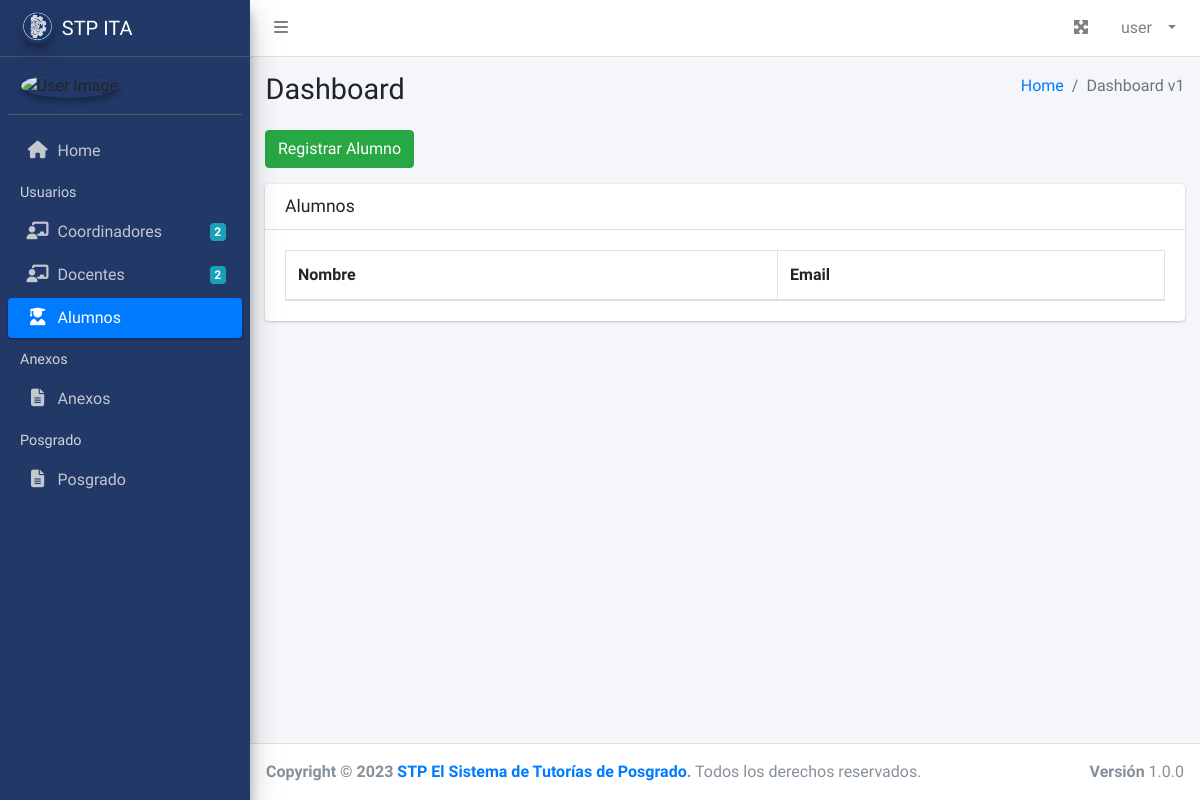
The app's page /usuarios/alumnos/, older data.
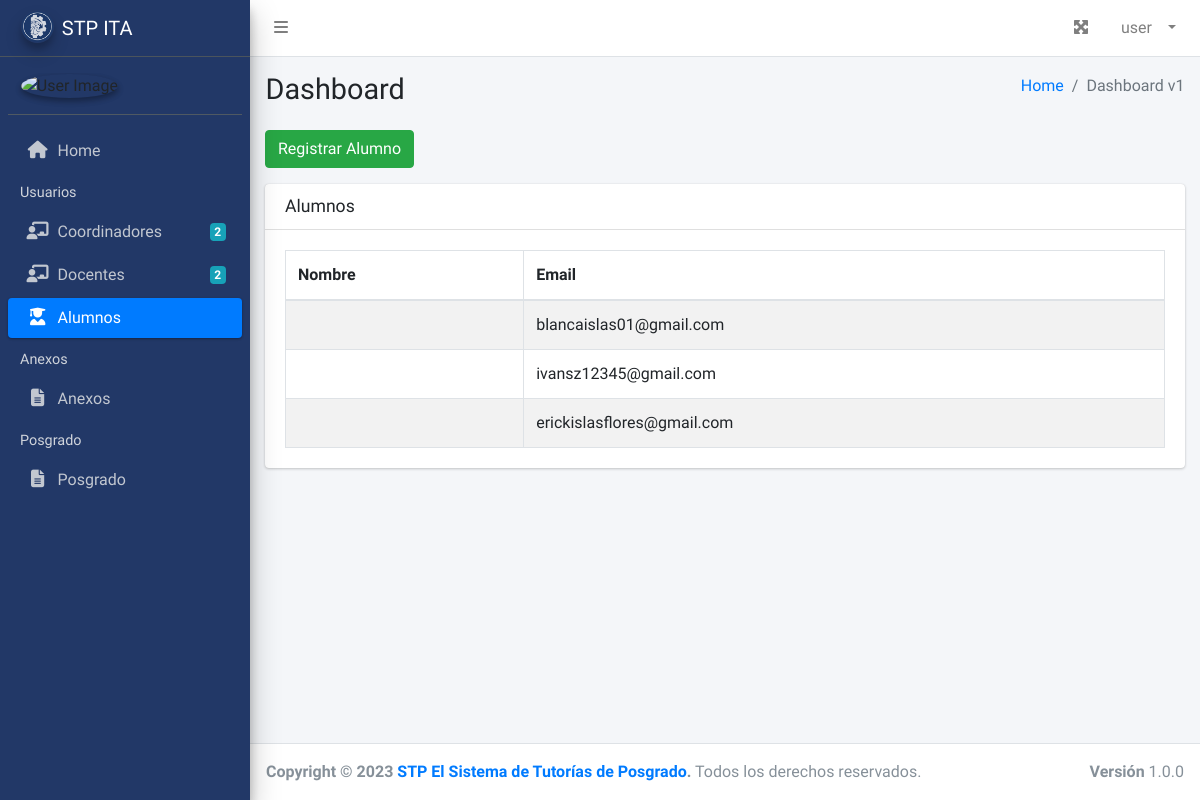
The same page, newer data.
### usuarios/models.py (models this page shows)
class CustomUser(AbstractUser):
    GENDER_CHOICES = (
        ('M', 'Hombre'),
        ('F', 'Mujer'),
    )
    gender = models.CharField(_('género'), max_length=1, choices=GENDER_CHOICES, blank=True, null=True)
    apellido_materno = models.CharField(_('apellido materno'), max_length=150, blank=True, null=True)
    posgrado = models.ForeignKey(Posgrado, on_delete=models.SET_NULL, null=True, blank=True, verbose_name="Posgrado")

### usuarios/views.py (the view)
# urls.py: path('alumnos/', AlumnosListView.as_view(), name='alumnos-list'),
class AlumnosListView(ListView):
    model = CustomUser
    template_name = 'users/alumnos_list.html'
    context_object_name = 'alumnos'
    def get_queryset(self):
        alumnos_group = Group.objects.get(name='Alumno')
        return CustomUser.objects.filter(groups=alumnos_group)
    def get_context_data(self, **kwargs):
        context = super().get_context_data(**kwargs)
        context['navbar'] = 'alumno'
        return context

### usuarios/context_processors.py (called while the page is built, shortened)
def user_info(request):
    user_info_dict = {}
    return {'user_info': user_info_dict}

def ensure_groups_exist(request):
    group_names = ["Coordinador", "Docente", "Alumno"]
    for name in group_names:
        Group.objects.get_or_create(name=name)
    return {}

def ensure_posgrados_exist(request):
    posgrados_names = [
        "Maestría en Sistemas Computacionales",
        "Maestría en Ingeniería Mecatrónica",
        "Maestría en Ingeniería Administrativa",
        "Doctorado en Ciencias de la Ingeniería"
    ]
    for name in posgrados_names:
        Posgrado.objects.get_or_create(nombre=name)
    return {}

def group_context(request):
    context = {
        'es_coordinador': request.user.groups.filter(name='Coordinador').exists(),
        'es_docente': request.user.groups.filter(name='Docente').exists(),
        'es_alumno': request.user.groups.filter(name='Alumno').exists(),
        'es_superusuario': request.user.is_superuser,  # Verificación para superusuario
    }
    return context

### usuarios/templates/users/alumnos_list.html
{% extends 'base.html' %}
{% block content %}
  <div class="container-fluid">
    <a href="{% url 'register_user' %}" class="btn btn-success">Registrar Alumno</a>
    <div class="card mt-3">
      <div class="card-header">
        <h3 class="card-title">Alumnos</h3>
      </div>
      <div class="card-body">
        <table id="tabla" class="table table-bordered table-striped">
          <thead>
            <tr>
              <th>Nombre</th>
              <th>Email</th>
            </tr>
          </thead>
          <tbody>
            {% for user in alumnos %}
            <tr>
              <td>{{ user.get_full_name }}</td>
              <td>{{ user.email }}</td>
            </tr>
            {% endfor %}
          </tbody>
        </table>
      </div>
    </div>
  </div>
{% endblock %}

### templates/base.html (shortened to what this page needs)
{% load static %}
<!DOCTYPE html>
<html lang="en">
<head>
  <link rel="stylesheet" href="{% static 'css/all.min.css' %}">
  <link rel="stylesheet" href="https://code.ionicframework.com/ionicons/2.0.1/css/ionicons.min.css">
  <link rel="stylesheet" href="{% static 'css/tempusdominus-bootstrap-4.min.css' %}">
  <link rel="stylesheet" href="{% static "css/icheck-bootstrap.min.css" %}">
  <link rel="stylesheet" href="{% static "css/jqvmap.min.css" %}">
  <link rel="stylesheet" href="{% static 'css/adminlte.min.css' %}">
  <link rel="stylesheet" href="{% static "css/OverlayScrollbars.min.css" %}">
  <link rel="stylesheet" href="{% static "css/daterangepicker.css" %}">
  <link rel="stylesheet" href="{% static "css/summernote-bs4.min.css" %}">
  <link rel="stylesheet" href="https://cdn.datatables.net/1.13.6/css/dataTables.bootstrap5.min.css">
  <link href="https://cdn.datatables.net/v/bs5/jq-3.7.0/jszip-3.10.1/dt-1.13.6/b-2.4.2/b-html5-2.4.2/b-print-2.4.2/datatables.min.css" rel="stylesheet">
  <link rel="stylesheet" href="https://cdn.datatables.net/responsive/2.5.0/css/responsive.dataTables.min.css">
</head>
<body class="hold-transition sidebar-mini layout-fixed">
<div class="wrapper">
  <nav class="main-header navbar navbar-expand navbar-white navbar-light custom-navbar">
    <ul class="navbar-nav">
      <li class="nav-item">
        <a class="nav-link" data-widget="pushmenu" href="#" role="button"><i class="fas fa-bars"></i></a>
      </li>
    </ul>
    <ul class="navbar-nav ml-auto">
      <li class="nav-item">
        <a class="nav-link" data-widget="fullscreen" href="#" role="button">
          <i class="fas fa-expand-arrows-alt"></i>
        </a>
      </li>
      <li class="nav-item dropdown no-arrow">
        <a class="nav-link dropdown-toggle" href="#" id="userDropdown" role="button"
            data-toggle="dropdown" aria-haspopup="true" aria-expanded="false">
            <span class="mr-2 d-none d-lg-inline text-gray-600 ">                {{ user.username|default:"user" }}
            </span>
        </a>
    </li>
    </ul>
  </nav>
  <aside class="main-sidebar sidebar-dark-primary elevation-4 custom-sidebar">
    <a href="{% url "home" %}" class="brand-link">
      <img src="{% static 'img/tecnm.png' %}" alt="AdminLTE Logo" class="brand-image img-circle elevation-3" style="opacity: .8">
      <span class="brand-text font-weight-light">STP ITA</span>
    </a>
    <div class="sidebar">
      <div class="user-panel mt-3 pb-3 mb-3 d-flex">
        <div class="image">
          <img src="{% static 'img/user.png' %}" class="img-circle elevation-2" alt="User Image">
        </div>
        <div class="info">
        </div>
      </div>
      <nav class="mt-2">
        <ul class="nav nav-pills nav-sidebar flex-column" data-widget="treeview" role="menu" data-accordion="false">
            <li class="nav-item">
                <a href="{% url 'home' %}" class="nav-link {% if navbar == 'home' %}active{% endif %}">
                    <i class="nav-icon fas fa-home"></i>
                    <p>
                    Home
                </p>
                </a>
            </li>
            <li class="nav-header">Usuarios</li>
            <li class="nav-item">
                <a href="{% url "coordinadores-list" %}" class="nav-link {% if navbar == 'coordinador' %}active{% endif %}">
                    <i class="nav-icon fas fa-chalkboard-teacher"></i>
                    <p>
                    Coordinadores
                    <span class="badge badge-info right">2</span>
                    </p>
                </a>
            </li>
            <li class="nav-item">
                <a href="{% url "docentes-list" %}" class="nav-link {% if navbar == 'docente' %}active{% endif %}">
                    <i class="nav-icon fas fa-chalkboard-teacher"></i>
                    <p>
                    Docentes
                    <span class="badge badge-info right">2</span>
                    </p>
                </a>
            </li>
            <li class="nav-item">
                <a href="{% url "alumnos-list" %}" class="nav-link {% if navbar == 'alumno' %}active{% endif %}">
                    <i class="nav-icon fas fa-user-graduate"></i>
                    <p>
                    Alumnos
                    </p>
                </a>
            </li>
            <li class="nav-header">Anexos</li>
            <li class="nav-item">
                <a href="pages/calendar.html" class="nav-link">
                    <i class="nav-icon fas fa-file-alt"></i>
                    <p>
                    Anexos
                    </p>
                </a>
            </li>
            <li class="nav-header">Posgrado</li>
            <li class="nav-item">
                <a href="pages/calendar.html" class="nav-link">
                    <i class="nav-icon fas fa-file-alt"></i>
                    <p>
                    Posgrado
                    </p>
                </a>
            </li>
        </ul>
      </nav>
    </div>
  </aside>
  <div class="content-wrapper">
    <div class="content-header">
      <div class="container-fluid">
        <div class="row mb-2">
          <div class="col-sm-6">
            <h1 class="m-0">Dashboard</h1>
          </div>
          <div class="col-sm-6">
            <ol class="breadcrumb float-sm-right">
              <li class="breadcrumb-item"><a href="#">Home</a></li>
              <li class="breadcrumb-item active">Dashboard v1</li>
            </ol>
          </div>
        </div>
      </div>
    </div>
      <div class="container-fluid">
        {% block content %}
        {% endblock content %}
      </div>
  </div>
  <footer class="main-footer">
    <strong>Copyright &copy; 2023 <a href="https://tu-sitio-web.com">STP El Sistema de Tutorías de Posgrado</a>.</strong>
    Todos los derechos reservados.
    <div class="float-right d-none d-sm-inline-block">
      <b>Versión</b> 1.0.0
    </div>
 </footer>
</div>
</body>
</html>

### templates/base.html (style rules this page uses)
.custom-sidebar { background-color: #223867 !important; }

Row changes from the older to the newer data that the page shows:
added CustomUser: email "blancaislas01@gmail.com"
added CustomUser: email "ivansz12345@gmail.com"
added CustomUser: email "erickislasflores@gmail.com"
